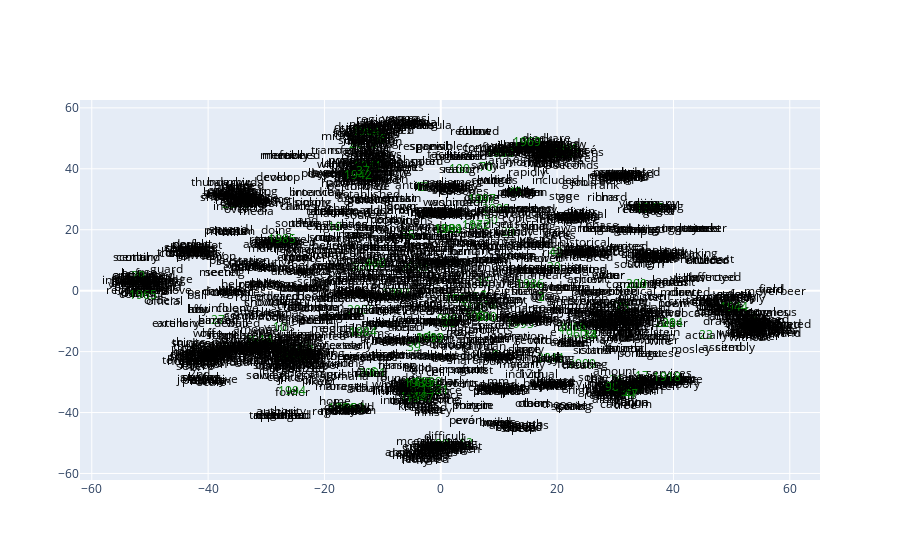

The notebook cell saved with this chart:
### Code cell
numeric = embeddings_df_tsne.index.str.isnumeric()
color = np.where(numeric, "green", "black")
fig = go.Figure()

fig.add_trace(
    go.Scatter(
        x=embeddings_df_tsne[0],
        y=embeddings_df_tsne[1],
        mode="text",
        text=embeddings_df_tsne.index,
        textposition="middle center",
        textfont=dict(color=color),
    )
)
# fig.write_html("word2vec_visualization.html")
fig

### Figure 1 — Plotly figure (JSON) as saved in the notebook; plotly's stock layout.template omitted (floating-point values rounded to 4 significant figures; data arrays with more than 128 entries replaced by an {"elided": "..."} marker saying what was removed)
{"data": [{"mode": "text", "text": {"elided": "2156 str values"}, "textfont": {"color": {"elided": "2156 str values"}}, "textposition": "middle center", "type": "scatter", "x": {"elided": "2156 float values"}, "y": {"elided": "2156 float values"}}], "layout": {}}
